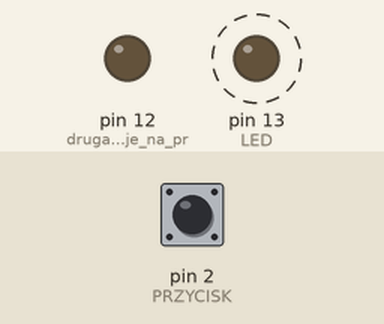
This sketch was run on a simulated Arduino Uno, built with avr-gcc and run on an emulated ATmega328P. Parts: output pins drawn as LEDs (lit = HIGH). Dashed ring = blinking. The inputs (shaded band) are chosen by the test bench; at power-on: pin 2 (PRZYCISK) HIGH.

Above: at 1.2 s.
1.3 s: pin 2 (PRZYCISK) pulled LOW for 0.15 s
At 1.37 s:
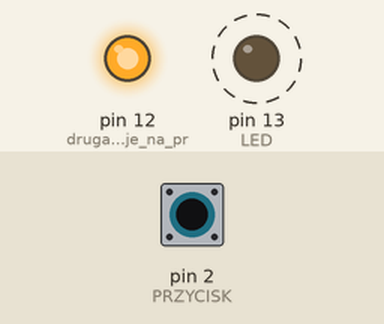
4.3 s: pin 2 (PRZYCISK) pulled LOW for 1 s
At 5.75 s:
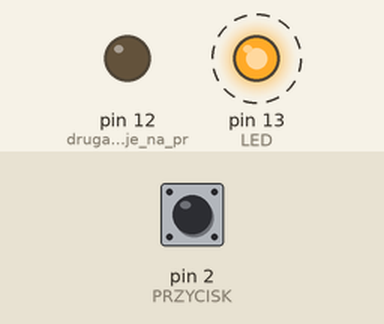
7.3 s: pin 2 (PRZYCISK) pulled LOW for 3.2 s
At 7.75 s:
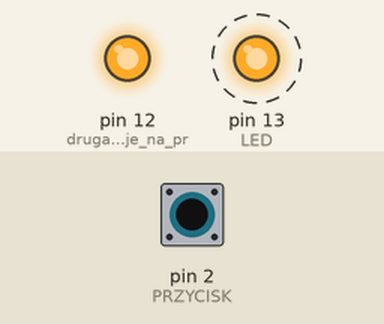
Timing chart, 0 to 18.0 s (numbered marks = the images above; inputs shaded):
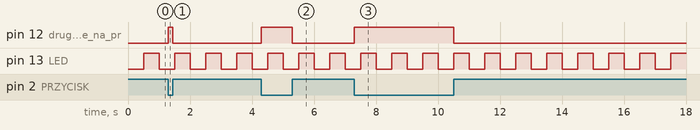

Measured:
- after the input at 1.3 s, pin 12 (druga_dioda_reaguje_na_pr): LOW → HIGH at once, → LOW 0.15 s later
- after the input at 4.3 s, pin 12 (druga_dioda_reaguje_na_pr): LOW → HIGH at once, → LOW 1.0 s later
- after the input at 7.3 s, pin 12 (druga_dioda_reaguje_na_pr): LOW → HIGH at once, → LOW 3.2 s later
- by itself, pin 13 (LED): alternates HIGH for 0.50 s and LOW for 0.50 s

The sketch:

a05.ino
```cpp
// A05 Czas bez zatrzymywania programu: millis() zamiast delay()
const int LED = 13;
const int PRZYCISK = 2;
unsigned long ostatnio = 0;
bool stan = false;

void setup() {
  pinMode(LED, OUTPUT);
  pinMode(PRZYCISK, INPUT_PULLUP);
  pinMode(12, OUTPUT);       // druga dioda reaguje na przycisk
}

void loop() {
  if (millis() - ostatnio >= 500) {   // co 500 ms zmiana diody
    ostatnio = millis();
    stan = !stan;
    digitalWrite(LED, stan);
  }
  digitalWrite(12, digitalRead(PRZYCISK) == LOW);  // przycisk działa cały czas
}
```
